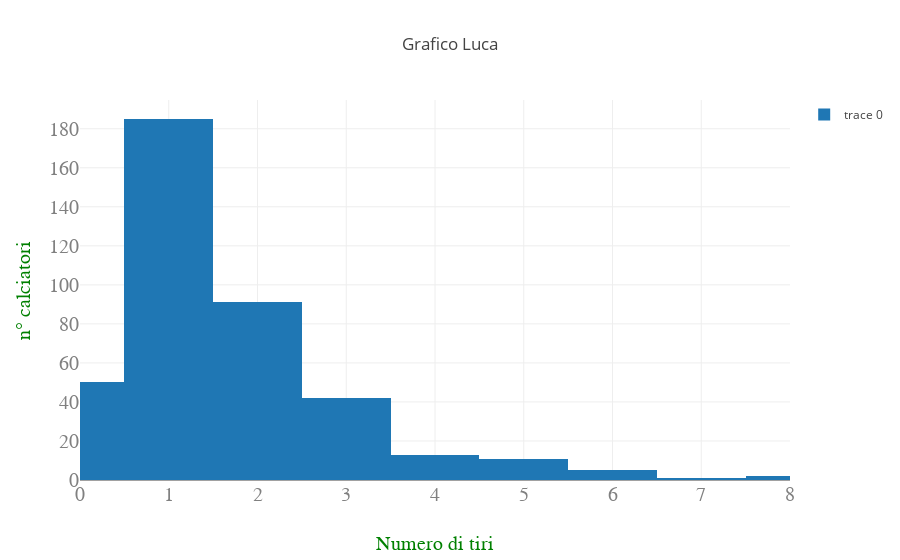
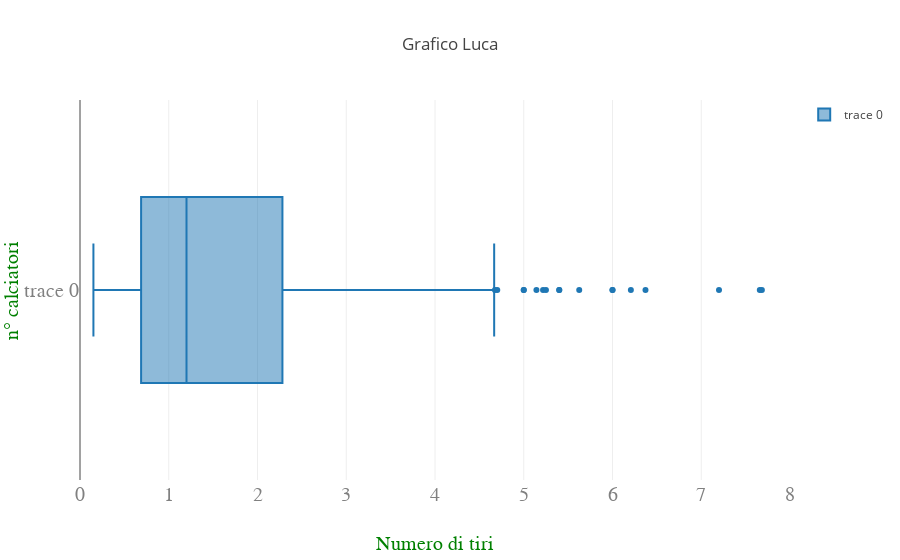

Write notebook code for charts like these, in order.
### Code cell
#print(arrayShotsPerGame)

layout = go.Layout(title = 'Grafico Luca', 
                  showlegend = True,           # Stampa la legenda
                  xaxis = {'title': 'Numero di tiri',  # Modificando il campo xaxix definisco aspetto dell'asse x 
                          'showgrid': True,
                          'titlefont': dict(
                                family= 'Comic Sans MS',
                                size =  20,
                                color =  'green'),
                           #'range':[np.min(arrayShotsPerGame), np.max(arrayShotsPerGame)] ,
                           'range':[0, 8],
                           'tickfont': dict(
                                       family='Arial',
                                       size=20,
                                       color='grey')},
                  yaxis = {'title': 'n° calciatori',
                           'titlefont': dict(
                                    family='Comic Sans MS',
                                    size=20,
                                    color= 'green'),
                           'tickfont': dict(
                                        family='Arial',
                                        size=20,
                                        color='grey'
                                        )},
                          
                  )
dat = [go.Histogram(x=arrayShotsPerGame)] # Variante: prova a usare "y=a" come parametro
figure = go.Figure(dat, layout = layout)
py.iplot(figure)



#boxplot
dat1 = [go.Box(x=arrayShotsPerGame)] # Variante: prova a usare "y=a" come parametro
figure = go.Figure(dat1,layout=layout)
py.iplot(figure)

# si nota la presenza di outliers probabilmente(a mio parere) causata dai calci di rigore 
#in quanto magari vi sono giocatori che hanno giocato solo questa fase della partita e quindi 
#hanno fatto tanti tiri in pochissimo tempo


#la mediana è piu bassa della media in quanto questa curva "gaussiana" è scentrata verso sinistra e questo
#porta ad avere una mediana più piccola della media 

#non funziona il metodo iplot uso plot
#ma se uso l'oggetto figure funziona quindi utulizzo questa variante

### Figure 1 — Plotly figure (JSON) as saved in the notebook; plotly's stock layout.template omitted (floating-point values rounded to 4 significant figures; data arrays with more than 128 entries replaced by an {"elided": "..."} marker saying what was removed)
{"data": [{"type": "histogram", "uid": "11630b5a-c5d4-11e8-89da-708bcd0f5394", "x": {"elided": "405 float values"}}], "layout": {"showlegend": true, "title": "Grafico Luca", "xaxis": {"range": [0, 8], "showgrid": true, "tickfont": {"color": "grey", "family": "Arial", "size": 20}, "title": "Numero di tiri", "titlefont": {"color": "green", "family": "Comic Sans MS", "size": 20}}, "yaxis": {"tickfont": {"color": "grey", "family": "Arial", "size": 20}, "title": "n° calciatori", "titlefont": {"color": "green", "family": "Comic Sans MS", "size": 20}}}}

### Figure 2 — Plotly figure (JSON) as saved in the notebook; plotly's stock layout.template omitted (floating-point values rounded to 4 significant figures; data arrays with more than 128 entries replaced by an {"elided": "..."} marker saying what was removed)
{"data": [{"type": "box", "uid": "11fee690-c5d4-11e8-8ff8-708bcd0f5394", "x": {"elided": "405 float values"}}], "layout": {"showlegend": true, "title": "Grafico Luca", "xaxis": {"range": [0, 8], "showgrid": true, "tickfont": {"color": "grey", "family": "Arial", "size": 20}, "title": "Numero di tiri", "titlefont": {"color": "green", "family": "Comic Sans MS", "size": 20}}, "yaxis": {"tickfont": {"color": "grey", "family": "Arial", "size": 20}, "title": "n° calciatori", "titlefont": {"color": "green", "family": "Comic Sans MS", "size": 20}}}}
